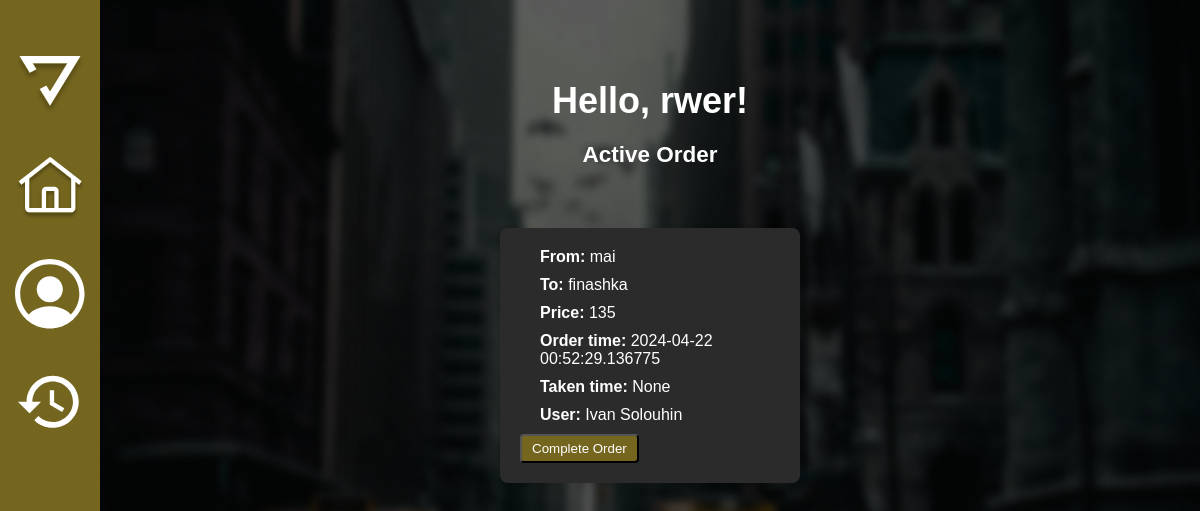
Page /driver_main (signed in) on the earlier database version.
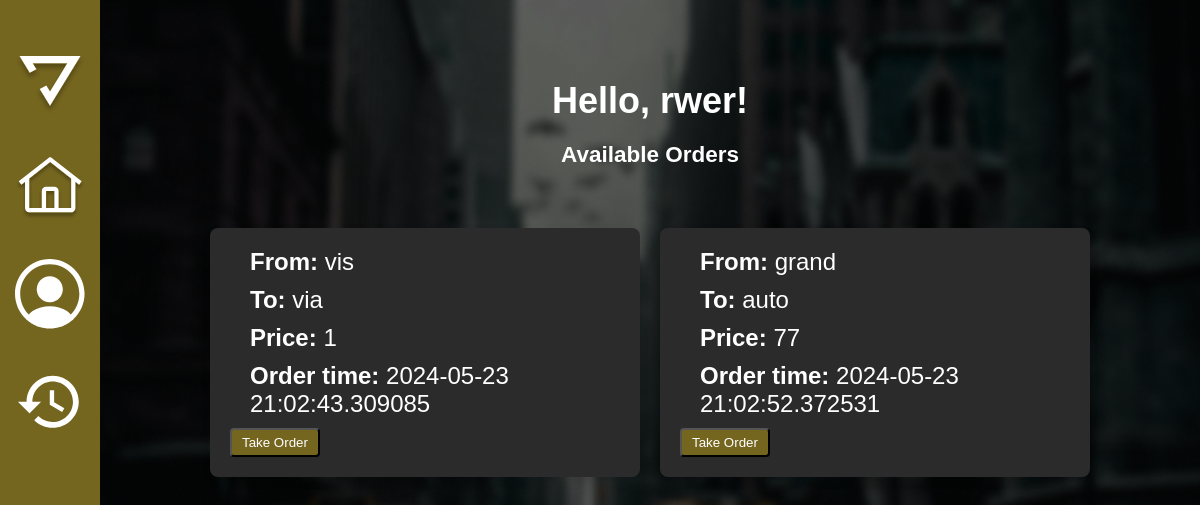
Same page on the later database version.
### app/models.py (models this page shows, shortened)
class Order(db.Model):
    id = db.Column(db.Integer, primary_key=True)
    place_start = db.Column(db.String(140), nullable=False)
    place_end = db.Column(db.String(140), nullable=False)
    price = db.Column(db.String(140), nullable=False)
    order_time = db.Column(db.DateTime, index=True, nullable=True)
    order_taked = db.Column(db.DateTime, index=True, nullable=True)
    order_finished = db.Column(db.DateTime, index=True, nullable=True)
    user_id = db.Column(db.Integer, db.ForeignKey('user.id'))
    driver_id = db.Column(db.Integer, db.ForeignKey('driver.id'), nullable=True)
    driver = db.relationship('Driver', back_populates='orders')
    score = db.Column(db.Integer, default=0)

class User(UserMixin, db.Model):
    id = db.Column(db.Integer, primary_key=True)
    first_name = db.Column(db.String(64), index=True, nullable=False)
    last_name = db.Column(db.String(64), index=True, nullable=False)
    email = db.Column(db.String(128), unique=True, index=True, nullable=False)
    password_hashed = db.Column(db.String(200), nullable=False)
    orders = db.relationship('Order', backref='user', lazy='dynamic')
    role = db.Column(db.String(64), default='user')

### app/routes.py (the view)
@app.route('/driver_main')
@login_required('driver')
def driver_main():
    active_order = Order.query.filter_by(driver_id=current_user.id, order_finished=None).first()
    available_orders = []
    if not active_order:
        available_orders = Order.query.filter_by(driver_id=None).all()
    return render_template('driver_main.html', active_order=active_order, available_orders=available_orders)

### app/models.py (called while the page is built)
@login.user_loader
def load_user(id):
    driver = Driver.query.get(int(id))
    if driver:
        return driver
    return User.query.get(int(id))

### app/utils.py (called while the page is built)
def login_required(role):
    def wrapper(func):
        @wraps(func)
        def decorated_view(*args, **kwargs):
            if not current_user.is_authenticated:
                return redirect(url_for('choice'))
            if current_user.role != role:
                print(f"Пользователь {current_user.email} имеет роль {current_user.role}, а ожидалось {role}")
                return abort(403)
            print(f"Пользователь {current_user.email} имеет роль {current_user.role}")
            return func(*args, **kwargs)
        return decorated_view
    return wrapper

### app/templates/driver_main.html (shortened to what the changed rows need)
<!DOCTYPE html>
<html lang="ru">
<head>
    <link rel="stylesheet" href="{{ url_for('static', filename='css/style.css') }}">
</head>
<body class="index-page">
    <div class="list-order-page">
        <div class="container index">
            <div class="content">
                <div class="content__main index">
                    <div class="content__container">
                        <h1 class="greeting">Hello, {{ current_user.first_name }}!</h1>
                        {% if active_order %}
                            <div class="order-header">
                                <h2>Active Order</h2>
                            </div>
                        {% else %}
                            <div class="order-header">
                                <h2>Available Orders</h2>
                            </div>
                        {% endif %}
                    </div>
                    <div class="orders__container">
                        <div class="available-order__container">
                            {% if active_order %}
                                <div class="orders-item active-order">
                                    <div class="orders-item-text"><strong>From:</strong> {{ active_order.place_start }}</div>
                                    <div class="orders-item-text"><strong>To:</strong> {{ active_order.place_end }}</div>
                                    <div class="orders-item-text"><strong>Price:</strong> {{ active_order.price }}</div>
                                    <div class="orders-item-text"><strong>Order time:</strong> {{ active_order.order_time }}</div>
                                    <div class="orders-item-text"><strong>Taken time:</strong> {{ active_order.order_taked }}</div>
                                    <div class="orders-item-text"><strong>User:</strong> {{ active_order.user.first_name }} {{ active_order.user.last_name }}</div>
                                    <form method="post" action="{{ url_for('complete_order', order_id=active_order.id) }}">
                                        <button type="submit" class="btn btn-success">Complete Order</button>
                                    </form>
                                </div>
                            {% else %}
                                {% for order in available_orders %}
                                    <div class="orders-item available-order">
                                        <div class="orders-item-text"><strong>From:</strong> {{ order.place_start }}</div>
                                        <div class="orders-item-text"><strong>To:</strong> {{ order.place_end }}</div>
                                        <div class="orders-item-text"><strong>Price:</strong> {{ order.price }}</div>
                                        <div class="orders-item-text"><strong>Order time:</strong> {{ order.order_time }}</div>
                                        <form method="post" action="{{ url_for('take_order', order_id=order.id) }}">
                                            <button type="submit" class="btn btn-primary">Take Order</button>
                                        </form>
                                    </div>
                                {% endfor %}
                            {% endif %}
                        </div>
                    </div>
                </div>
            </div>
        </div>
    </div>
</body>
</html>

Differences in the rows shown:
removed Order: place_start "mai", place_end "finashka", price "135", order_time "2024-04-22 00:52:29.136775", order_taked "None"
no longer on this page (row edited): User: user.first_name "Ivan", user.last_name "Solouhin"
added Order: place_start "vis", place_end "via", price "1", order_time "2024-05-23 21:02:43.309085"
added Order: place_start "grand", place_end "auto", price "77", order_time "2024-05-23 21:02:52.372531"
Other differences:
text no longer shown: "Active Order From: To: Price: Order time: Taken time: User: Complete Order"
text now shown: "Available Orders"
